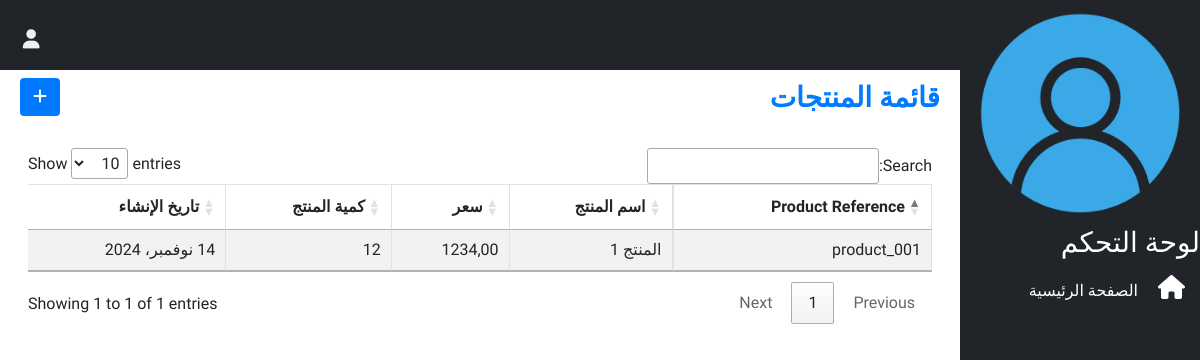
The page /dashboard/products/ on the database its author committed.
### dashboard/models.py (models this page shows, shortened)
class Product(models.Model):
    product_id              = models.CharField(verbose_name=_('Product Code'),max_length=120,unique=True)
    product_name            = models.CharField(max_length=100,verbose_name=_('Product Name'))
    product_quantity        = models.IntegerField(verbose_name=_('Product Quantity'))
    remaining_quantity      = models.IntegerField(verbose_name=_('Remaining Quantity'), default=0)
    product_price           = models.DecimalField(max_digits=10, decimal_places=2, verbose_name=_('Price'))
    date_added              = models.DateField(auto_now_add=True)

### dashboard/products_views.py (the view, shortened to what this page needs)
# urls.py: path('products/',products_views.ProductsList.as_view(),name='products_list'),
class ProductsList(gv.BaseListView,LoginRequiredMixin,UserPassesTestMixin):
    model = Product
    template_name = 'dashboard/list.html'
    create_url = 'dash:create_product'
    delete_url = 'dash:delete_product'
    fields = [
        (_('Product Reference'), 'product_id'),
        (_('Product Name'), 'product_name'),
        (_('Price'), 'product_price'),
        (_('Product Quantity'), 'product_quantity'),
        (_('Creation Date'), 'date_added'),
    ]
    names = [_('Product Name')]
    title = _('Products List')

### dashboard/GenericViews.py (called while the page is built)
    def get_queryset(self):
        return self.model.objects.all()

    def get_context_data(self, **kwargs):
        context = super().get_context_data(**kwargs)
        context['fields'] = self.fields
        context['title'] = self.title
        context['create_url'] = self.create_url
        context['delete_url'] = self.delete_url
        return context

### dashboard/context_processors.py (called while the page is built)
def user_info(request):
    return {
        'is_staff': request.user.is_staff,
        'is_authenticated': request.user.is_authenticated,
    }

def global_context(request):
    admin = get_user_model().objects.filter(is_superuser=True,is_staff=True).first()
    return {
        'notifications_count': admin.notifications_count,  # Use the stored count
        'orders_count': admin.orders_count,
    }

### dashboard/templatetags/menu_tags.py (called while the page is built)
@register.filter
def get_attr(obj, attr):
    return getattr(obj, attr, None)

### dashboard/templates/dashboard/list.html (shortened to what this page needs)
{% extends 'dashboard/index.html' %}
{% load static i18n %}
{% load menu_tags %}
{% block extra_css %}
  <link rel="stylesheet" href="https://cdn.datatables.net/1.13.6/css/jquery.dataTables.min.css" />
{% endblock %}
{% block heading %}
  <div class="d-flex align-items-center justify-content-between">
    {{ title }}
    {% if create_url %}
      <a class="btn btn-blue" href="{% url create_url %}"><i class="fas fa-plus"></i></a>
    {% endif %}
  </div>
{% endblock %}
{% block PageContent %}
  <div class="bg-white p-2 m-2">
    <div class="table-responsive">
      <table id="globalDataTable" class="table table-bordered table-striped">
        <thead>
          <tr>
            {% for verbose_name, field_name in fields %}
              <th>
                {% trans verbose_name %}
              </th>
            {% endfor %}
          </tr>
        </thead>
        <tbody>
          {% for item in items %}
            <tr>
              {% for verbose_name, field_name in fields %}
                <td>
                  {% if field_name == 'product_image' %}
                    <img src="{{ item.product_image.url }}" alt="Product Image" class="profile-pic" />
                  {% else %}
                    {{ item|get_attr:field_name }}
                  {% endif %}
                </td>
              {% endfor %}
            </tr>
          {% endfor %}
        </tbody>
      </table>
    </div>
  </div>
{% endblock %}

### frontend/static/frontend/css/extra.css (style rules this page uses)
.btn-blue { color: #fff; background-color: #007bff; border-color: #007bff; padding: 0.375rem 0.75rem; font-size: 1rem; line-height: 1.5; border: 1px solid transparent; border-radius: 0.25rem; display: inline-block; text-align: center; text-decoration: none; transition: all 0.15s ease-in-out; }

### dashboard/static/dashboard/css/index.css (style rules this page uses)
:root { --primary-color: #3498db; --secondary-color: #2c3e50; --text-color: #ecf0f1; --hover-color: #2980b9; --transition-speed: 0.3s; }
*:not(i) { font-family: "Cairo", sans-serif !important; }
th { text-align: right !important; }

### rows shown on the page
Product: fields "product_001" "المنتج 1" "1234,00" "12" "14 نوفمبر، 2024"

### other values the page prints
{{ title }} "قائمة المنتجات"
